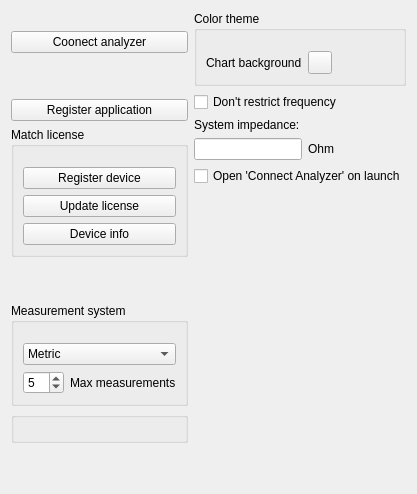
     <widget class="QWidget" name="General">
      <attribute name="title">
       <string>General</string>
      </attribute>
      <layout class="QFormLayout" name="formLayout_5">
       <item row="0" column="0">
        <layout class="QHBoxLayout" name="horizontalLayout_38">
         <item>
          <layout class="QVBoxLayout" name="verticalLayout_19">
           <item>
            <widget class="QLabel" name="label_15">
             <property name="text">
              <string/>
             </property>
            </widget>
           </item>
           <item>
            <widget class="QPushButton" name="connectSerialBtn">
             <property name="text">
              <string>Coonect analyzer</string>
             </property>
            </widget>
           </item>
           <item>
            <spacer name="verticalSpacer_2">
             <property name="sizeType">
              <enum>QSizePolicy::Fixed</enum>
             </property>
             <property name="orientation">
              <enum>Qt::Orientation::Vertical</enum>
             </property>
             <property name="sizeHint" stdset="0">
              <size>
               <width>20</width>
               <height>40</height>
              </size>
             </property>
            </spacer>
           </item>
           <item>
            <widget class="QPushButton" name="pushButtonAntscope">
             <property name="text">
              <string>Register application</string>
             </property>
            </widget>
           </item>
           <item>
            <widget class="QGroupBox" name="groupBoxLicense">
             <property name="title">
              <string>Match license</string>
             </property>
             <layout class="QVBoxLayout" name="verticalLayout_10">
              <property name="topMargin">
               <number>20</number>
              </property>
              <item>
               <widget class="QPushButton" name="pushButtonDevice">
                <property name="text">
                 <string>Register device</string>
                </property>
               </widget>
              </item>
              <item>
               <widget class="QPushButton" name="pushButtonUpdate">
                <property name="text">
                 <string>Update license</string>
                </property>
               </widget>
              </item>
              <item>
               <widget class="QPushButton" name="pushButtonUserData">
                <property name="text">
                 <string>Device info</string>
                </property>
               </widget>
              </item>
             </layout>
            </widget>
           </item>
           <item>
            <spacer name="verticalSpacer">
             <property name="sizeType">
              <enum>QSizePolicy::Fixed</enum>
             </property>
             <property name="orientation">
              <enum>Qt::Orientation::Vertical</enum>
             </property>
             <property name="sizeHint" stdset="0">
              <size>
               <width>20</width>
               <height>40</height>
              </size>
             </property>
            </spacer>
           </item>
           <item>
            <widget class="QGroupBox" name="groupBox_7">
             <property name="title">
              <string>Measurement system</string>
             </property>
             <layout class="QVBoxLayout" name="verticalLayout_18">
              <property name="topMargin">
               <number>20</number>
              </property>
              <item>
               <widget class="QComboBox" name="measureSystemComboBox">
                <property name="sizePolicy">
                 <sizepolicy hsizetype="Expanding" vsizetype="Fixed">
                  <horstretch>0</horstretch>
                  <verstretch>0</verstretch>
                 </sizepolicy>
                </property>
                <item>
                 <property name="text">
                  <string>Metric</string>
                 </property>
                </item>
                <item>
                 <property name="text">
                  <string>Imperial</string>
                 </property>
                </item>
               </widget>
              </item>
              <item>
               <layout class="QHBoxLayout" name="horizontalLayout_36">
                <item>
                 <widget class="QSpinBox" name="spinBoxMeasurements">
                  <property name="toolTip">
                   <string>The maximum number of simultaneously displayed measurements</string>
                  </property>
                  <property name="minimum">
                   <number>1</number>
                  </property>
                  <property name="maximum">
                   <number>15</number>
                  </property>
                  <property name="value">
                   <number>5</number>
                  </property>
                 </widget>
                </item>
                <item>
                 <widget class="QLabel" name="label_33">
                  <property name="toolTip">
                   <string>The maximum number of simultaneously displayed measurements</string>
                  </property>
                  <property name="text">
                   <string>Max measurements</string>
                  </property>
                 </widget>
                </item>
               </layout>
              </item>
             </layout>
            </widget>
           </item>
           <item>
            <widget class="QGroupBox" name="groupBox_12">
             <property name="minimumSize">
              <size>
               <width>0</width>
               <height>0</height>
              </size>
             </property>
             <property name="title">
              <string/>
             </property>
             <layout class="QVBoxLayout" name="verticalLayout_14"/>
            </widget>
           </item>
           <item>
            <spacer name="verticalSpacer_general_1">
             <property name="orientation">
              <enum>Qt::Orientation::Vertical</enum>
             </property>
             <property name="sizeHint" stdset="0">
              <size>
               <width>20</width>
               <height>40</height>
              </size>
             </property>
            </spacer>
           </item>
          </layout>
         </item>
         <item>
          <layout class="QVBoxLayout" name="verticalLayout_17">
           <item>
            <layout class="QVBoxLayout" name="verticalLayout_9">
             <item>
              <widget class="QGroupBox" name="groupBox_1">
               <property name="title">
                <string>Color theme</string>
               </property>
               <layout class="QHBoxLayout" name="horizontalLayout_26">
                <property name="topMargin">
                 <number>20</number>
                </property>
                <item>
                 <widget class="QLabel" name="label_24">
                  <property name="text">
                   <string>Chart background</string>
                  </property>
                 </widget>
                </item>
                <item>
                 <widget class="QToolButton" name="bkgButton">
                  <property name="text">
                   <string/>
                  </property>
                 </widget>
                </item>
                <item>
                 <spacer name="horizontalSpacer_11">
                  <property name="orientation">
                   <enum>Qt::Orientation::Horizontal</enum>
                  </property>
                  <property name="sizeHint" stdset="0">
                   <size>
                    <width>40</width>
                    <height>20</height>
                   </size>
                  </property>
                 </spacer>
                </item>
               </layout>
              </widget>
             </item>
             <item>
              <layout class="QFormLayout" name="formLayout_6">
               <item row="0" column="0">
                <widget class="QCheckBox" name="fqRestrictCheckBox">
                 <property name="text">
                  <string>Don't restrict frequency</string>
                 </property>
                </widget>
               </item>
              </layout>
             </item>
            </layout>
           </item>
           <item>
            <layout class="QVBoxLayout" name="verticalLayout_15">
             <item>
              <widget class="QLabel" name="label_4">
               <property name="text">
                <string>System impedance:</string>
               </property>
              </widget>
             </item>
             <item>
              <layout class="QHBoxLayout" name="horizontalLayout_29">
               <item>
                <widget class="QLineEdit" name="lineEdit_systemImpedance">
                 <property name="sizePolicy">
                  <sizepolicy hsizetype="Preferred" vsizetype="Fixed">
                   <horstretch>0</horstretch>
                   <verstretch>0</verstretch>
                  </sizepolicy>
                 </property>
                 <property name="maxLength">
                  <number>4</number>
                 </property>
                </widget>
               </item>
               <item>
                <widget class="QLabel" name="label_6">
                 <property name="text">
                  <string>Ohm</string>
                 </property>
                </widget>
               </item>
               <item>
                <spacer name="horizontalSpacer_4">
                 <property name="orientation">
                  <enum>Qt::Orientation::Horizontal</enum>
                 </property>
                 <property name="sizeHint" stdset="0">
                  <size>
                   <width>40</width>
                   <height>20</height>
                  </size>
                 </property>
                </spacer>
               </item>
              </layout>
             </item>
            </layout>
           </item>
           <item>
            <layout class="QVBoxLayout" name="verticalLayout_16">
             <item>
              <widget class="QCheckBox" name="checkBoxOpenConnectAnalyzerAtLaunch">
               <property name="text">
                <string>Open 'Connect Analyzer' on launch</string>
               </property>
              </widget>
             </item>
            </layout>
           </item>
           <item>
            <spacer name="verticalSpacer_general_2">
             <property name="orientation">
              <enum>Qt::Orientation::Vertical</enum>
             </property>
             <property name="sizeHint" stdset="0">
              <size>
               <width>20</width>
               <height>40</height>
              </size>
             </property>
            </spacer>
           </item>
          </layout>
         </item>
        </layout>
       </item>
      </layout>
     </widget>
